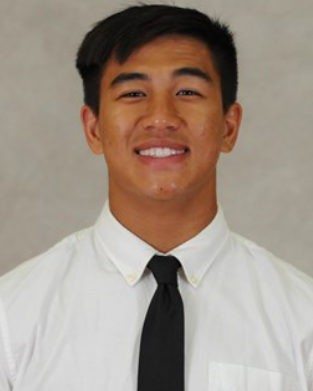
#> input picture mask/me.png, 313 x 391 px
$ python mask.py
#> lines starting #> are read from the running program, lines starting #| are printed output that depends on the picture
def oval():
    # [27 lines of commented-out code are left out]
    blah = True

from PIL import Image, ImageDraw, ImageFilter

def crop_to_oval_with_smooth_edges(image_path, radius=30):
    # Open the image
#> called with image_path = 'me.png', radius = 30
    img = Image.open(image_path).convert("RGBA")
#> img is the input picture: PIL image 313x391 RGBA; mean R, G, B, A 160.5, 147.1, 135.2, 255

    # Create a mask with the same size as the image (initialized as fully transparent)
    width, height = img.size
#> width = 313; height = 391
    mask = Image.new("L", (width, height), 0)  # 0 for black (transparent)
#> mask: PIL image 313x391 L; every value is 0

    # Create an elliptical mask with smooth edges using a gradient
    draw = ImageDraw.Draw(mask)
    draw.ellipse([(0, 0), (width, height)], fill=255)  # Draw the oval (ellipse)

    # Apply Gaussian blur to the mask to create a soft, feathered edge
    mask = mask.filter(ImageFilter.GaussianBlur(radius))  # Apply blur for smooth edges
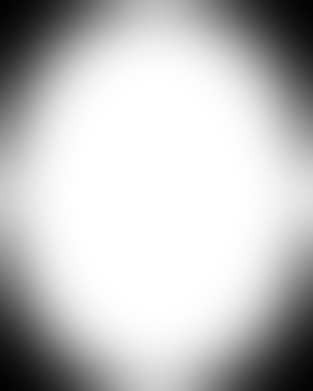
#> mask: PIL image 313x391 L; min 2, max 255, mean 193.4

    # Apply the mask to the image
    img.putalpha(mask)  # This adds transparency where the mask is black, and smooth edges
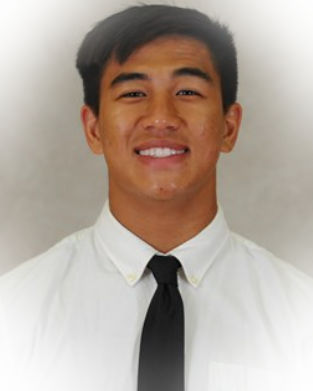
#> img: PIL image 313x391 RGBA; mean R, G, B, A 160.5, 147.1, 135.2, 193.4; transparent parts drawn white

    return img

# Use the function
image_path = 'me.png'  # Replace with your image path
smooth_oval_image = crop_to_oval_with_smooth_edges(image_path)

# Save or display the cropped image with smooth edges
smooth_oval_image.save('doug2.png')
smooth_oval_image.show()
